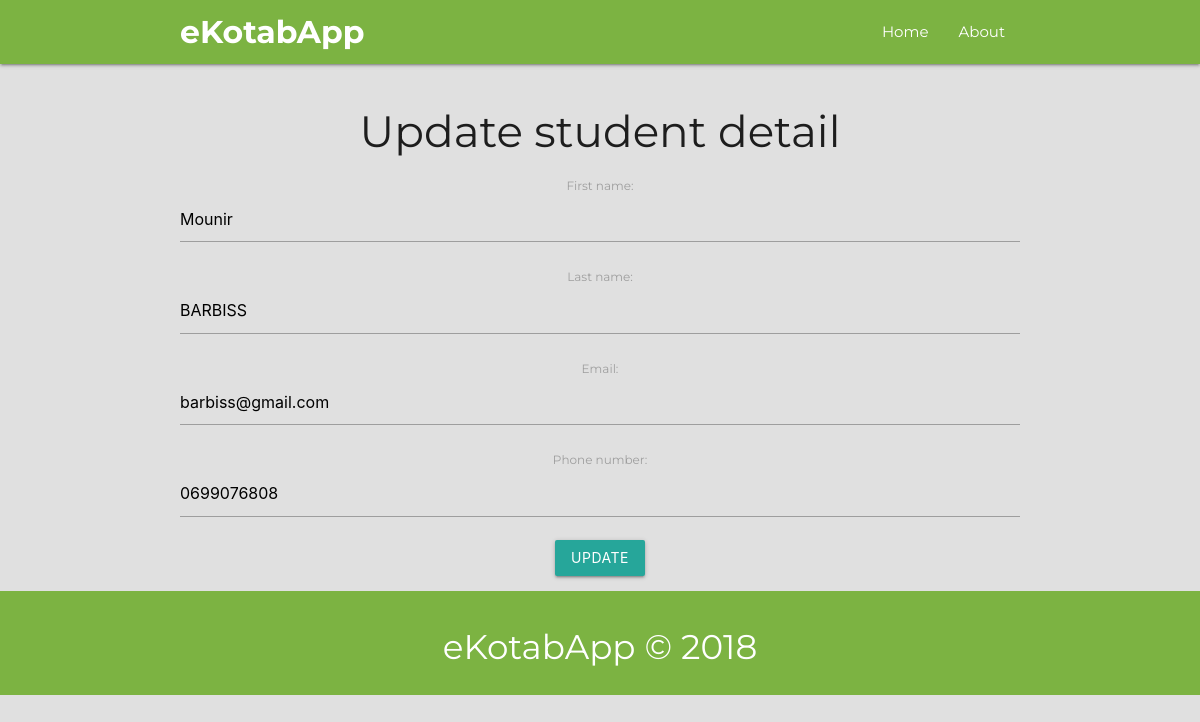
The page /student/mounir/update on the database its author committed.
### ekotab/models.py (models this page shows, shortened)
class Student(models.Model):
    first_name = models.CharField(max_length=50)
    last_name = models.CharField(max_length=50)
    slug = models.SlugField(max_length=100, unique=True, blank=True)
    email = models.EmailField()
    phone_number = models.CharField(max_length=12)

### ekotab/views.py (the view)
# urls.py: path('student/<slug:slug>/update', StudentUpdate.as_view(), name='student-update'),
class StudentUpdate(UpdateView):
    model = Student
    fields = ['first_name', 'last_name', 'email', 'phone_number']
    template_name_suffix = '_update_form'
    success_url = reverse_lazy('ekotab:list')

### ekotab/templates/ekotab/student_update_form.html
{% extends 'ekotab/base.html' %}
{% load static %}
{% block content %}
<div class="container">
    <div class="section section-student-update center">
        <h3>Update student detail</h3>
        <form method="post">{% csrf_token %}
            {{ form.as_p }}
            <input type="submit" value="Update" class="btn">
        </form>
    </div>
</div>
{% endblock %}

### ekotab/static/css/styles.css (style rules this page uses)
html { font-family: "Montserrat"; background-color: #E0E0E0; }

### rows shown on the page
Student: first_name "Mounir", last_name "BARBISS", email "barbiss@gmail.com", phone_number "0699076808"
